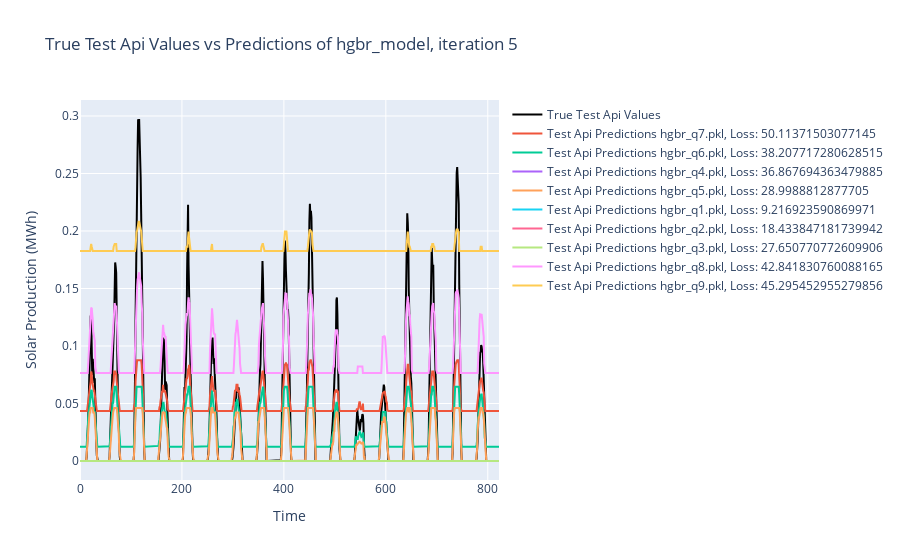
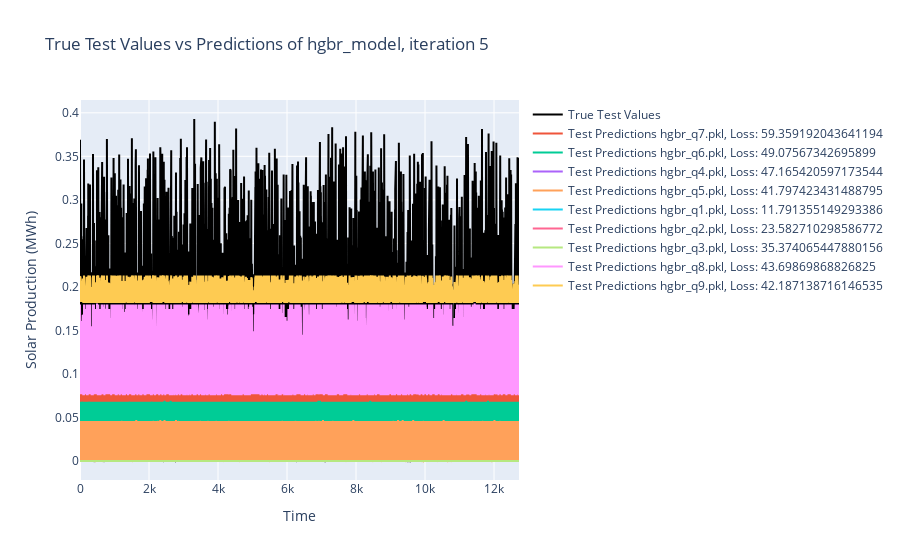

The cell these charts' notebook holds for them, in order:
### Code cell
# Load models and plot results
y_test, test_predictions, test_mean_pinball_losses, y_test_api, test_api_predictions, test_api_mean_pinball_losses, model_paths = create_pred(BASE_PATH=BASE_PATH, model_name=model_name, iter=iter)
plot_results(y_test, test_predictions, test_mean_pinball_losses, y_test_api, test_api_predictions, test_api_mean_pinball_losses, model_name=model_name, iter=iter)

### Figure 1 — Plotly figure (JSON) as saved in the notebook; plotly's stock layout.template omitted (floating-point values rounded to 4 significant figures; data arrays with more than 128 entries replaced by an {"elided": "..."} marker saying what was removed)
{"data": [{"line": {"color": "black"}, "mode": "lines", "name": "True Test Api Values", "type": "scatter", "y": {"elided": "823 float values"}}, {"mode": "lines", "name": "Test Api Predictions hgbr_q7.pkl, Loss: 50.11371503077145", "type": "scatter", "y": {"elided": "823 float values"}}, {"mode": "lines", "name": "Test Api Predictions hgbr_q6.pkl, Loss: 38.207717280628515", "type": "scatter", "y": {"elided": "823 float values"}}, {"mode": "lines", "name": "Test Api Predictions hgbr_q4.pkl, Loss: 36.867694363479885", "type": "scatter", "y": {"elided": "823 int values"}}, {"mode": "lines", "name": "Test Api Predictions hgbr_q5.pkl, Loss: 28.9988812877705", "type": "scatter", "y": {"elided": "823 float values"}}, {"mode": "lines", "name": "Test Api Predictions hgbr_q1.pkl, Loss: 9.216923590869971", "type": "scatter", "y": {"elided": "823 int values"}}, {"mode": "lines", "name": "Test Api Predictions hgbr_q2.pkl, Loss: 18.433847181739942", "type": "scatter", "y": {"elided": "823 int values"}}, {"mode": "lines", "name": "Test Api Predictions hgbr_q3.pkl, Loss: 27.650770772609906", "type": "scatter", "y": {"elided": "823 int values"}}, {"mode": "lines", "name": "Test Api Predictions hgbr_q8.pkl, Loss: 42.841830760088165", "type": "scatter", "y": {"elided": "823 float values"}}, {"mode": "lines", "name": "Test Api Predictions hgbr_q9.pkl, Loss: 45.295452955279856", "type": "scatter", "y": {"elided": "823 float values"}}], "layout": {"title": {"text": "True Test Api Values vs Predictions of hgbr_model, iteration 5"}, "xaxis": {"title": {"text": "Time"}}, "yaxis": {"title": {"text": "Solar Production (MWh)"}}}}

### Figure 2 — Plotly figure (JSON) as saved in the notebook; plotly's stock layout.template omitted (floating-point values rounded to 4 significant figures; data arrays with more than 128 entries replaced by an {"elided": "..."} marker saying what was removed)
{"data": [{"line": {"color": "black"}, "mode": "lines", "name": "True Test Values", "type": "scatter", "y": {"elided": "12725 float values"}}, {"mode": "lines", "name": "Test Predictions hgbr_q7.pkl, Loss: 59.359192043641194", "type": "scatter", "y": {"elided": "12725 float values"}}, {"mode": "lines", "name": "Test Predictions hgbr_q6.pkl, Loss: 49.07567342695899", "type": "scatter", "y": {"elided": "12725 float values"}}, {"mode": "lines", "name": "Test Predictions hgbr_q4.pkl, Loss: 47.165420597173544", "type": "scatter", "y": {"elided": "12725 int values"}}, {"mode": "lines", "name": "Test Predictions hgbr_q5.pkl, Loss: 41.797423431488795", "type": "scatter", "y": {"elided": "12725 float values"}}, {"mode": "lines", "name": "Test Predictions hgbr_q1.pkl, Loss: 11.791355149293386", "type": "scatter", "y": {"elided": "12725 int values"}}, {"mode": "lines", "name": "Test Predictions hgbr_q2.pkl, Loss: 23.582710298586772", "type": "scatter", "y": {"elided": "12725 int values"}}, {"mode": "lines", "name": "Test Predictions hgbr_q3.pkl, Loss: 35.374065447880156", "type": "scatter", "y": {"elided": "12725 int values"}}, {"mode": "lines", "name": "Test Predictions hgbr_q8.pkl, Loss: 43.69869868826825", "type": "scatter", "y": {"elided": "12725 float values"}}, {"mode": "lines", "name": "Test Predictions hgbr_q9.pkl, Loss: 42.187138716146535", "type": "scatter", "y": {"elided": "12725 float values"}}], "layout": {"title": {"text": "True Test Values vs Predictions of hgbr_model, iteration 5"}, "xaxis": {"title": {"text": "Time"}}, "yaxis": {"title": {"text": "Solar Production (MWh)"}}}}
